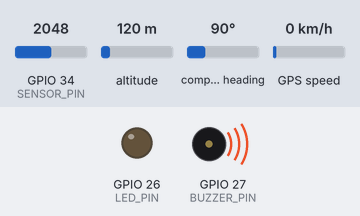
The sketch below on a simulated ESP32. Parts: output pins drawn as LEDs (lit = HIGH), buzzer (waves = sounding, pin HIGH). The inputs (shaded band) are chosen by the test bench; at power-on: GPIO 34 (SENSOR_PIN) = 2048, altitude 120 m, compass heading 90°, GPS speed 0 km/h. The GPS gets a fix after 3 s at 37.7749, -122.4194 with 8 satellites; no radio packets arrive unless stated; what the sketch prints to the serial monitor is not drawn.

Above: at 3.63 s.
Timing chart, 0 to 6.5 s (numbered marks = the images above):
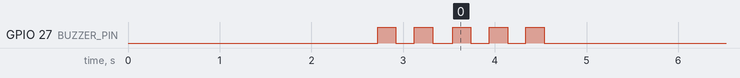

The sketch:

Transmitter_V3.ino
```cpp
#include <TinyGPSPlus.h>
#include <SPI.h>
#include <LoRa.h>

#define NSS 4
#define RST 5
#define DI0 2
#define BUZZER_PIN 27
#define LED_PIN 26
#define SENSOR_PIN 34

#define HIGH_BPM_LIMIT 120
#define LOW_BPM_LIMIT 45
#define TRANSMISSION_PERIOD 3000
#define DEVICE_ID 1


TinyGPSPlus gps;
HardwareSerial gpsSerial(2);

bool loraInitialized = false;
bool gpsInitialized = false;
unsigned long lastGpsLoraTime = 0;

int bpm = 0;
float baseline = 512, filtered = 0, peak = 0, threshold = 20.0;
bool beatState = false;
unsigned long lastBeatTime = 0;
const int intervalBufferSize = 15;
unsigned long intervalBuffer[intervalBufferSize];
int intervalIndex = 0;
bool intervalFilled = false;
const float baselineAlpha = 0.005;
const float smoothAlpha = 0.05;
const uint8_t PASSWORD_BYTE = 0x69;

unsigned long lastAlarmToggle = 0;
bool alarmState = false;

struct __attribute__((packed)) DataPacket {
  uint8_t password_byte;
  uint8_t deviceID;
  uint8_t bpm;
  float lat;
  float lng;
};

void attemptLoraConnection(void);
void processHeartRate(void);
void updateGPS(void);
void handeAlarms(void);
void sendDataToReceiver(void);
void signalInit(int count, int time_delay);

void setup() {
  Serial.begin(115200);

  delay(2000);

  Serial.println("Setting up transmitter station...");
  pinMode(BUZZER_PIN, OUTPUT);
  pinMode(LED_PIN, OUTPUT);
  gpsSerial.begin(9600, SERIAL_8N1, 16, 17);

  LoRa.setPins(NSS, RST, DI0);
  attemptLoraConnection();
  Serial.println("Setup done, listening for incoming data...");

  delay(500);

  signalInit(2, 200);
}

void loop() {
  static unsigned long lastSampleTime = 0;

  if (millis() - lastSampleTime >= 10) {
    lastSampleTime = millis();
    processHeartRate();
  }

  handleAlarms();
  updateGPS();

  if (millis() - lastGpsLoraTime >= TRANSMISSION_PERIOD) {
      lastGpsLoraTime = millis();

      if (gps.location.isValid() && gps.location.age() < 2000) {
        if (!gpsInitialized) {
          signalInit(3, 200);
        }

        gpsInitialized = true;
        sendDataToReceiver();
      } else {
        Serial.println("WAITING: No valid GPS fix. Holding transmission...");
      }
  }
}

void signalInit(int count, int time_delay) {
  for (int i=0; i<count; i++) {
    digitalWrite(BUZZER_PIN, HIGH);
    delay(time_delay);
    digitalWrite(BUZZER_PIN, LOW);
    delay(time_delay);
  }
}

void handleAlarms() {
  // Only trigger if we have a valid BPM reading outside the safe zone
  if (bpm > 0 && (bpm > HIGH_BPM_LIMIT || bpm < LOW_BPM_LIMIT)) {

    // Quick burst effect: Toggle every 150 milliseconds
    if (millis() - lastAlarmToggle > 150) {
      lastAlarmToggle = millis();
      alarmState = !alarmState; // Flip the state

      digitalWrite(BUZZER_PIN, alarmState ? HIGH : LOW);
      digitalWrite(LED_PIN, alarmState ? HIGH : LOW);
    }
  }
  else {
    // Safe zone: Ensure everything is forced OFF
    digitalWrite(BUZZER_PIN, LOW);
    digitalWrite(LED_PIN, LOW);
    alarmState = false;
  }
}

void attemptLoraConnection() {
  Serial.println("Attempting LoRa connection...");
  digitalWrite(RST, LOW);  delay(100);
  digitalWrite(RST, HIGH); delay(100);

  while (!loraInitialized) {
    if (LoRa.begin(433E6)) {
      LoRa.setSyncWord(0x9E);
      LoRa.enableCrc();
      LoRa.setTxPower(2);
      loraInitialized = true;
      Serial.println("SUCCESS: Connected to LoRa.");
    }

    else {
      loraInitialized = false;
      Serial.println("FAILED: Re-attempting connection...");
      delay(500);
    }
  }
}

void processHeartRate() {
  unsigned long currentTime = millis();
  long sum = 0;
  for (int i = 0; i < 20; i++) sum += analogRead(SENSOR_PIN);
  float raw = sum / 20.0;

  // Filters (Your existing logic)
  baseline = (baseline * (1 - baselineAlpha)) + (raw * baselineAlpha);
  float centered = raw - baseline;
  filtered = (filtered * (1 - smoothAlpha)) + (centered * smoothAlpha);

  // Adaptive Peak Detection
  if (filtered > peak) peak = filtered;
  peak *= 0.998;
  threshold = peak * 0.8;

  // Beat Detection
  if (filtered > threshold && !beatState && (currentTime - lastBeatTime > 600)) {
      if (filtered > 5.0) {
          beatState = true;
          unsigned long interval = currentTime - lastBeatTime;
          if (lastBeatTime > 0 && interval < 2000) {
              intervalBuffer[intervalIndex] = interval;
              intervalIndex = (intervalIndex + 1) % intervalBufferSize;
              if (intervalIndex == 0) intervalFilled = true;
              unsigned long sumIntervals = 0;
              int count = intervalFilled ? intervalBufferSize : intervalIndex;
              for (int i = 0; i < count; i++) sumIntervals += intervalBuffer[i];
              bpm = 60000 / (sumIntervals / count);
          }
          lastBeatTime = currentTime;
      }
  }
  if (filtered < (threshold * 0.4)) {
      beatState = false;
  }
}

void updateGPS() {
  while (gpsSerial.available() > 0) {
      gps.encode(gpsSerial.read());
  }
}

void sendDataToReceiver() {
  DataPacket packet;
  packet.password_byte = PASSWORD_BYTE;
  packet.deviceID = DEVICE_ID;
  packet.bpm = (uint8_t)bpm;
  packet.lat = (float)gps.location.lat();
  packet.lng = (float)gps.location.lng();

  Serial.println("Transmitting Binary Packet");
  LoRa.beginPacket();
  LoRa.write((uint8_t*)&packet, sizeof(DataPacket));

  if (LoRa.endPacket()) {
      Serial.println("LoRa Status: SENT");
  } else {
      Serial.println("LoRa Status: ERROR");
  }
}
```

Measured:
- by itself, GPIO 27 (BUZZER_PIN): alternates HIGH for 0.20 s and LOW for 0.20 s, 9 changes in all, then stays LOW
